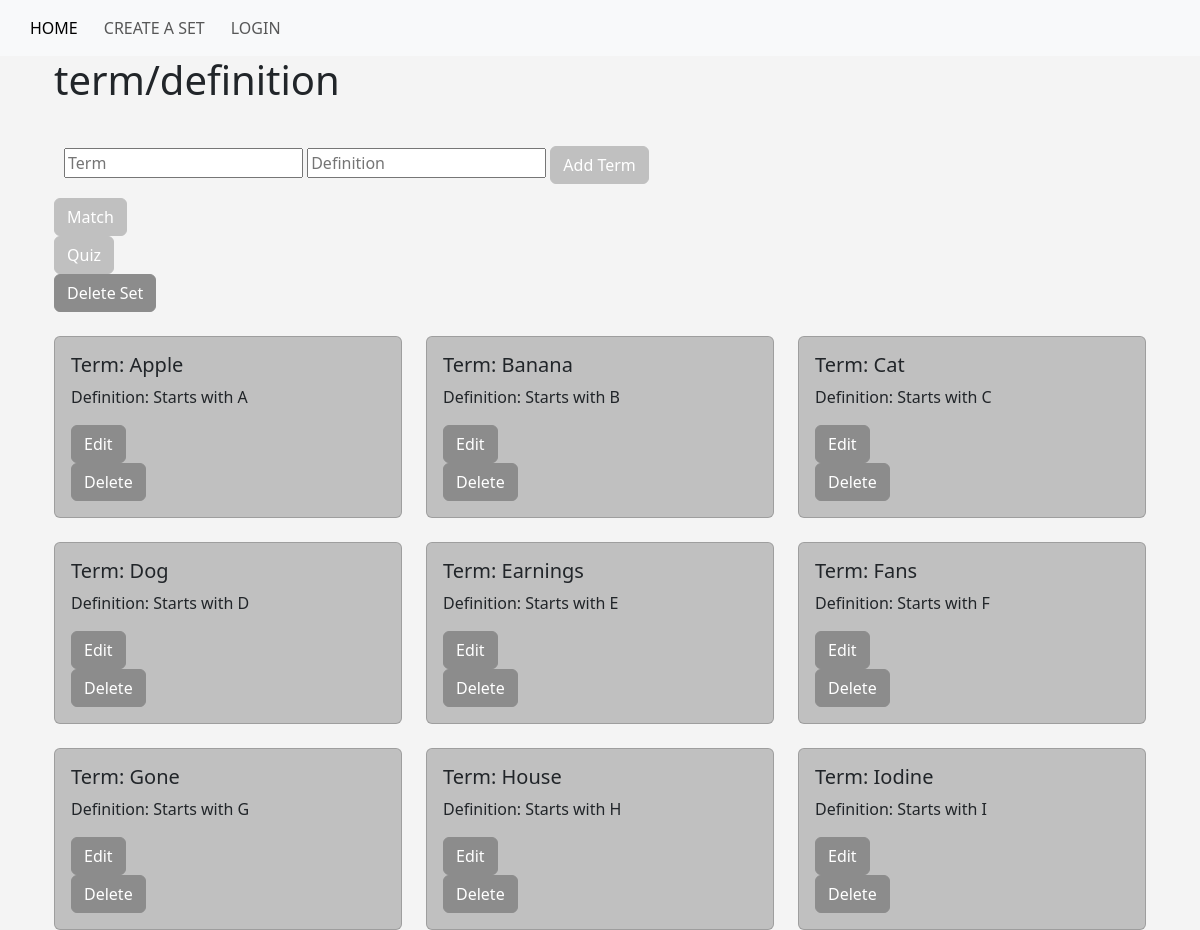
Screenshot of /sets/9 with the database file from the repository.
### app.py (models this page shows)
class Term(db.Model):
    id = db.Column(db.Integer, primary_key=True)
    term = db.Column(db.String(255), nullable=False)
    definition = db.Column(db.String(255), nullable=False)
    set_id = db.Column(db.Integer, db.ForeignKey('set.id'), nullable=False)

### app.py (the view)
@app.route('/sets/<int:set_id>', methods=['GET', 'POST'])
def specific_sets(set_id):
    if request.method == "POST":
        termForm = request.form['term']
        definitionForm = request.form['definition']
        set_data = Set.query.get_or_404(set_id)
        pair = Term(term=termForm, definition=definitionForm, set_id=set_id)
        try:
            db.session.add(pair)
            db.session.commit()
            return redirect(url_for('specific_sets', set_id=set_id))
        except Exception as e:
            print(f"Error: {e}")
            return "Oops! Something went wrong."
    else:
        set_data = Set.query.get_or_404(set_id)
        terms = Term.query.filter_by(set_id=set_id).all()
        return render_template('sets.html', set_data=set_data, terms=terms, set_id=set_id)

### templates/sets.html (shortened to what this page needs)
{% extends "base.html" %}
{% block content %}
<body style="background-color: #F4F4F4;">
    <div class="container">
        <h1>term/definition</h1>
        <br />
        <form action="{{ url_for('specific_sets', set_id=set_id)}}" method="POST" style="background-color: #F4F4F4; padding: 10px;">
            <input type="text" name="term" placeholder="Term" oninput="autoExpand(this, true)" style="margin-bottom: 10px;">
            <input type="text" name="definition" placeholder="Definition" oninput="autoExpand(this, false)" style="margin-bottom: 10px;">
            <input type="submit" value="Add Term" class="btn btn-primary" style="background-color: #C0C0C0; border-color: #C0C0C0;">
        </form>
        <form action="{{ url_for('match', set_id=set_id)}}" METHOD="POST">
            <input type="submit" value="Match" class="btn btn-primary" style="background-color: #C0C0C0; border-color: #C0C0C0;">
        </form>
        <form action="/quizSetUp/{{ set_id }}" METHOD="POST">
            <input type="submit" value="Quiz" class="btn btn-primary" style="background-color: #C0C0C0; border-color: #C0C0C0;">
        </form>
        <form method="post" action="/delete_set/{{ set_id }}">
            <button type="submit" class="btn btn-danger" style="background-color: #8C8C8C; border-color: #8C8C8C;">Delete Set</button>
        </form>
        <br />
        <div class="row row-cols-1 row-cols-md-2 row-cols-lg-3 g-4">
            {% for term in set_data.terms %}
            <div class="col">
                <div class="card" style="background-color: #C0C0C0;">
                    <div class="card-body">
                        <h5 class="card-title">Term: {{ term.term }}</h5>
                        <p class="card-text">Definition: {{ term.definition }}</p>
                        <form onsubmit="return toggleEditOption('{{ term.id }}');">
                            <input type="submit" value="Edit" class="btn btn-success" style="background-color: #8C8C8C; border-color: #8C8C8C;">
                        </form>
                        <form method="post" action="{{ url_for('delete_pair', set_id=set_id, term_id=term.id) }}">
                            <button type="submit" class="btn btn-danger" style="background-color: #8C8C8C; border-color: #8C8C8C;">Delete</button>
                        </form>
                    </div>
                </div>
            </div>
            {% endfor %}
        </div>
    </div>
    {% endblock %}

### rows the page displays
Term: term "Apple", definition "Starts with A"
Term: term "Banana", definition "Starts with B"
Term: term "Cat", definition "Starts with C"
Term: term "Dog", definition "Starts with D"
Term: term "Earnings", definition "Starts with E"
Term: term "Fans", definition "Starts with F"
Term: term "Gone", definition "Starts with G"
Term: term "House", definition "Starts with H"
Term: term "Iodine", definition "Starts with I"
